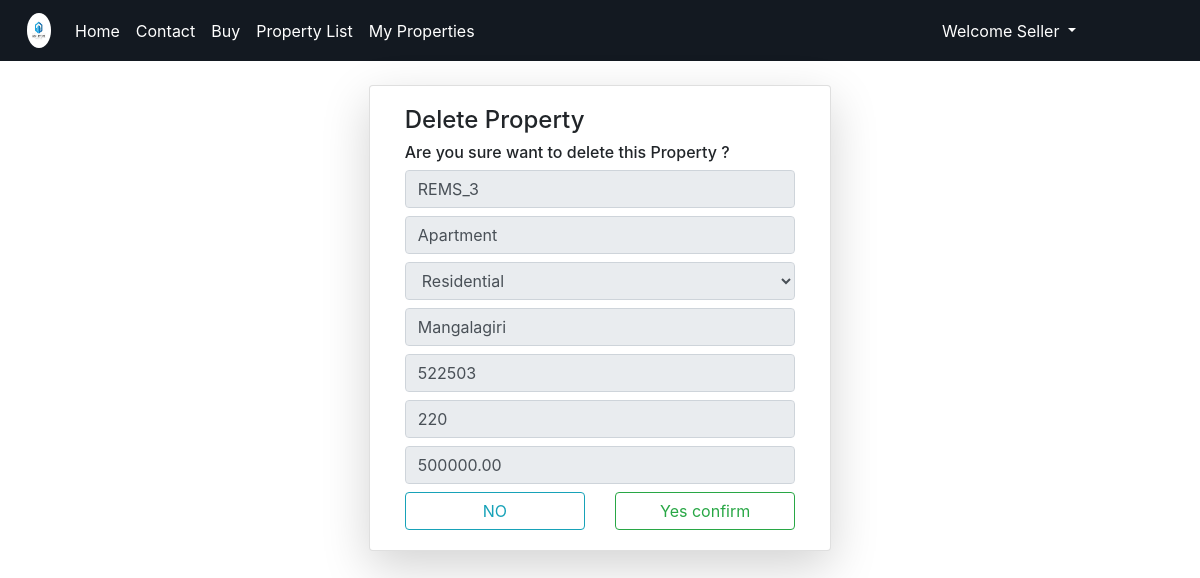
Page /propdel/1/ (signed in) on the committed database.
### RApp/models.py (models this page shows)
class Property(models.Model):
    y = [
        ('s','Select your Property Type'),
        ('1','Residential'),
        ('2','Commercial'),
        ('3','Agricultural'),
        ('4','Industrial'),
    ]
    d = [
        ('a','Available'),
        ('g','Sold'),
    ]
    proptitle = models.CharField(max_length=200)
    proptype = models.CharField(choices=y,default='s',max_length=15)
    propcity = models.CharField(max_length=200)
    propstate = models.CharField(max_length=200)
    propzipcode = models.CharField(max_length=20)
    propdesc = models.TextField()
    propsqft = models.PositiveIntegerField()
    propprice = models.DecimalField(max_digits=10,decimal_places=2)
    main_photo =models.ImageField(upload_to='Prroperties/',default='prop.png')
    photo_1 = models.ImageField(upload_to='properties/', blank=True, null=True)
    photo_2 = models.ImageField(upload_to='properties/', blank=True, null=True)
    list_date = models.DateTimeField(auto_now_add=True)
    propstatus = models.CharField(choices=d,default='a',max_length=10)
    propdoc = models.FileField(upload_to='Attachments/')
    propsoldto = models.CharField(max_length=200,null=True,blank=True)
    propown = models.CharField(max_length=200,default='Default Owner')
    propprevown = models.CharField(max_length=200,default='Owner')
    pown = models.ForeignKey(User,on_delete=models.CASCADE)

### RApp/views.py (the view)
# urls.py: path('propdel/<int:p>/',views.deleprop,name="dp"),
def deleprop(request,p):
    k = Property.objects.get(id=p)
    if request.method == "POST":
        k1 = PropdelForm(request.POST, instance=k)
        k.delete()
        return redirect('/propadd')
    k1 = PropdelForm(instance=k)
    return render(request, 'html/deleteproperty.html', {'a': k1})

### RApp/forms.py
class PropdelForm(forms.ModelForm):
	class Meta:
		model = Property
		fields=["propown","proptitle","proptype","propcity","propzipcode","propsqft","propprice",]
		widgets ={
			"propown":forms.TextInput(attrs={
				"class":"form-control my-2",
				"readonly":"true",
			}),
			"proptitle":forms.TextInput(attrs={
				"class":"form-control my-2",
				"readonly":"true",
			}),
			"proptype":forms.Select(attrs={
				"class":"form-control my-2",
				"readonly":"true",
			}),
			"propcity":forms.TextInput(attrs={
				"class":"form-control my-2",
				"readonly":"true",
			}),
			"propzipcode":forms.TextInput(attrs={
				"class":"form-control my-2",
				"readonly":"true",
			}),
			"propsqft":forms.NumberInput(attrs={
				"class":"form-control my-2",
				"readonly":"true",
			}),
			"propprice":forms.NumberInput(attrs={
				"class":"form-control my-2",
				"readonly":"true",
			}),
		}

### templates/html/deleteproperty.html (shortened to what this page needs)
{% extends 'html/base.html' %}
{% block content %}
<div class="container mt-4">
    <div class="card col-md-5 mx-auto shadow-lg">
        <div class="card-body">
            <h4>Delete Property</h4>
            <h6>Are you sure want to delete this Property ?</h6>
            <form method="POST">
                {% for i in a %}
                    {{i}}
                {% endfor %}
                <div class="row">
                    <div class="col">
                        {% if request.user.is_superuser %}
						<a href="{% url 'lprop' %}" class="btn btn-outline-info form-control">Back</a>
						{% else %}
                            <a href="{% url 'aprop' %}" class="btn btn-outline-info form-control">NO</a>
                        {% endif %}
                    </div>
                    <div class="col">
                        <input type="submit" value="Yes confirm" class="btn btn-outline-success form-control">
                    </div>
                </div>
            </form>
        </div>
    </div>
</div>
{% endblock %}

### rows in the picture
Property: a "REMS_3" "Apartment" "Residential" "Mangalagiri" "522503" "220" "500000.00"
